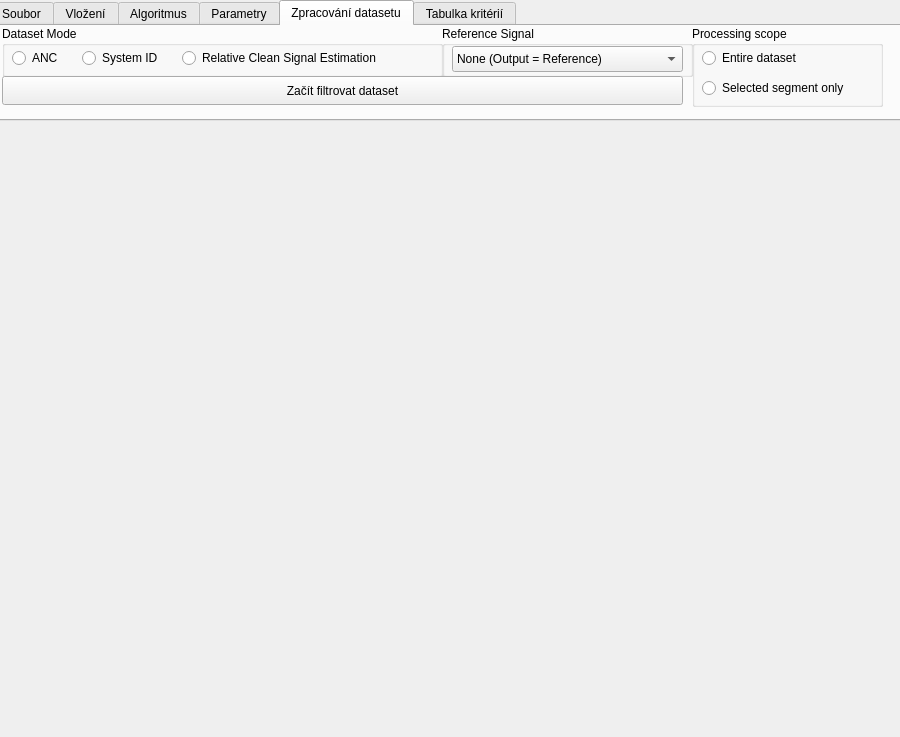
<?xml version="1.0" encoding="UTF-8"?>
<ui version="4.0">
 <class>Dialog</class>
 <widget class="QDialog" name="Dialog">
  <property name="geometry">
   <rect>
    <x>0</x>
    <y>0</y>
    <width>900</width>
    <height>737</height>
   </rect>
  </property>
  <property name="windowTitle">
   <string>Dialog</string>
  </property>
  <widget class="QTabWidget" name="tabWidget">
   <property name="geometry">
    <rect>
     <x>-10</x>
     <y>0</y>
     <width>921</width>
     <height>121</height>
    </rect>
   </property>
   <property name="currentIndex">
    <number>4</number>
   </property>
   <widget class="QWidget" name="tab">
    <attribute name="title">
     <string>Soubor</string>
    </attribute>
    <widget class="QPushButton" name="pushButton_SaveAll">
     <property name="geometry">
      <rect>
       <x>10</x>
       <y>0</y>
       <width>891</width>
       <height>41</height>
      </rect>
     </property>
     <property name="text">
      <string>Uložit celý jako ...</string>
     </property>
    </widget>
    <widget class="QPushButton" name="pushButton_SaveInput">
     <property name="geometry">
      <rect>
       <x>10</x>
       <y>40</y>
       <width>171</width>
       <height>41</height>
      </rect>
     </property>
     <property name="text">
      <string>Uložit input</string>
     </property>
    </widget>
    <widget class="QPushButton" name="pushButton_SaveOutput">
     <property name="geometry">
      <rect>
       <x>190</x>
       <y>40</y>
       <width>171</width>
       <height>41</height>
      </rect>
     </property>
     <property name="text">
      <string>Uložit Output</string>
     </property>
    </widget>
    <widget class="QPushButton" name="pushButton_SaveError">
     <property name="geometry">
      <rect>
       <x>370</x>
       <y>40</y>
       <width>171</width>
       <height>41</height>
      </rect>
     </property>
     <property name="text">
      <string>Uložit Error signal</string>
     </property>
    </widget>
    <widget class="QPushButton" name="pushButton_SaveFFT">
     <property name="geometry">
      <rect>
       <x>730</x>
       <y>40</y>
       <width>171</width>
       <height>41</height>
      </rect>
     </property>
     <property name="text">
      <string>Uložit FFT</string>
     </property>
    </widget>
    <widget class="QPushButton" name="pushButton_SaveMSE">
     <property name="geometry">
      <rect>
       <x>550</x>
       <y>40</y>
       <width>171</width>
       <height>41</height>
      </rect>
     </property>
     <property name="text">
      <string>Uložit MSE</string>
     </property>
    </widget>
   </widget>
   <widget class="QWidget" name="tab_3">
    <attribute name="title">
     <string>Vložení</string>
    </attribute>
    <widget class="QPushButton" name="pushButton_Load">
     <property name="geometry">
      <rect>
       <x>10</x>
       <y>0</y>
       <width>891</width>
       <height>41</height>
      </rect>
     </property>
     <property name="text">
      <string>Vložit signál z datasetu</string>
     </property>
    </widget>
    <widget class="QPushButton" name="pushButton_Reset">
     <property name="geometry">
      <rect>
       <x>10</x>
       <y>40</y>
       <width>891</width>
       <height>41</height>
      </rect>
     </property>
     <property name="text">
      <string>Resetovat signál</string>
     </property>
    </widget>
   </widget>
   <widget class="QWidget" name="tab_2">
    <attribute name="title">
     <string>Algoritmus</string>
    </attribute>
    <widget class="QPushButton" name="pushButton_LMS">
     <property name="geometry">
      <rect>
       <x>20</x>
       <y>10</y>
       <width>81</width>
       <height>26</height>
      </rect>
     </property>
     <property name="text">
      <string>LMS</string>
     </property>
    </widget>
    <widget class="QPushButton" name="pushButton_RLS">
     <property name="geometry">
      <rect>
       <x>160</x>
       <y>10</y>
       <width>81</width>
       <height>26</height>
      </rect>
     </property>
     <property name="text">
      <string>RLS</string>
     </property>
    </widget>
    <widget class="QPushButton" name="pushButton_NLMS">
     <property name="geometry">
      <rect>
       <x>20</x>
       <y>60</y>
       <width>81</width>
       <height>26</height>
      </rect>
     </property>
     <property name="text">
      <string>NLMS</string>
     </property>
    </widget>
    <widget class="QPushButton" name="pushButton_AP">
     <property name="geometry">
      <rect>
       <x>160</x>
       <y>60</y>
       <width>81</width>
       <height>26</height>
      </rect>
     </property>
     <property name="text">
      <string>AP</string>
     </property>
    </widget>
    <widget class="QPushButton" name="pushButton_SSLMS">
     <property name="geometry">
      <rect>
       <x>300</x>
       <y>10</y>
       <width>81</width>
       <height>26</height>
      </rect>
     </property>
     <property name="text">
      <string>SSLMS</string>
     </property>
    </widget>
    <widget class="QPushButton" name="pushButton_Llncosh">
     <property name="geometry">
      <rect>
       <x>300</x>
       <y>60</y>
       <width>81</width>
       <height>26</height>
      </rect>
     </property>
     <property name="text">
      <string>Llncosh</string>
     </property>
    </widget>
    <widget class="QPushButton" name="pushButton_GMCC">
     <property name="geometry">
      <rect>
       <x>450</x>
       <y>10</y>
       <width>81</width>
       <height>26</height>
      </rect>
     </property>
     <property name="text">
      <string>GMCC</string>
     </property>
    </widget>
    <widget class="QPushButton" name="pushButton_GNGD">
     <property name="geometry">
      <rect>
       <x>450</x>
       <y>60</y>
       <width>81</width>
       <height>26</height>
      </rect>
     </property>
     <property name="text">
      <string>GNCD</string>
     </property>
    </widget>
    <widget class="QPushButton" name="pushButton_Tune_parameters">
     <property name="geometry">
      <rect>
       <x>570</x>
       <y>10</y>
       <width>321</width>
       <height>41</height>
      </rect>
     </property>
     <property name="text">
      <string>Tune parameters</string>
     </property>
    </widget>
    <widget class="QCheckBox" name="checkBox_FFT">
     <property name="geometry">
      <rect>
       <x>580</x>
       <y>60</y>
       <width>301</width>
       <height>24</height>
      </rect>
     </property>
     <property name="text">
      <string>FFT in dB</string>
     </property>
    </widget>
   </widget>
   <widget class="QWidget" name="tab_4">
    <attribute name="title">
     <string>Parametry</string>
    </attribute>
    <widget class="QSlider" name="slider_nt">
     <property name="geometry">
      <rect>
       <x>60</x>
       <y>50</y>
       <width>121</width>
       <height>16</height>
      </rect>
     </property>
     <property name="orientation">
      <enum>Qt::Orientation::Horizontal</enum>
     </property>
    </widget>
    <widget class="QSlider" name="slider_fs">
     <property name="geometry">
      <rect>
       <x>180</x>
       <y>50</y>
       <width>121</width>
       <height>16</height>
      </rect>
     </property>
     <property name="orientation">
      <enum>Qt::Orientation::Horizontal</enum>
     </property>
    </widget>
    <widget class="QSlider" name="slider_f0">
     <property name="geometry">
      <rect>
       <x>300</x>
       <y>50</y>
       <width>121</width>
       <height>16</height>
      </rect>
     </property>
     <property name="orientation">
      <enum>Qt::Orientation::Horizontal</enum>
     </property>
    </widget>
    <widget class="QSlider" name="slider_T">
     <property name="geometry">
      <rect>
       <x>420</x>
       <y>50</y>
       <width>121</width>
       <height>16</height>
      </rect>
     </property>
     <property name="orientation">
      <enum>Qt::Orientation::Horizontal</enum>
     </property>
    </widget>
    <widget class="QSlider" name="slider_noise_mean">
     <property name="geometry">
      <rect>
       <x>540</x>
       <y>50</y>
       <width>121</width>
       <height>16</height>
      </rect>
     </property>
     <property name="orientation">
      <enum>Qt::Orientation::Horizontal</enum>
     </property>
    </widget>
    <widget class="QSlider" name="slider_noise_std">
     <property name="geometry">
      <rect>
       <x>660</x>
       <y>50</y>
       <width>121</width>
       <height>16</height>
      </rect>
     </property>
     <property name="orientation">
      <enum>Qt::Orientation::Horizontal</enum>
     </property>
    </widget>
    <widget class="QSlider" name="slider_seed">
     <property name="geometry">
      <rect>
       <x>780</x>
       <y>50</y>
       <width>121</width>
       <height>16</height>
      </rect>
     </property>
     <property name="orientation">
      <enum>Qt::Orientation::Horizontal</enum>
     </property>
    </widget>
    <widget class="QComboBox" name="comboBox_fs_unit">
     <property name="geometry">
      <rect>
       <x>200</x>
       <y>70</y>
       <width>93</width>
       <height>21</height>
      </rect>
     </property>
     <item>
      <property name="text">
       <string>Hz</string>
      </property>
     </item>
     <item>
      <property name="text">
       <string>kHz</string>
      </property>
     </item>
     <item>
      <property name="text">
       <string>MHz</string>
      </property>
     </item>
    </widget>
    <widget class="QComboBox" name="comboBox_T_unit">
     <property name="geometry">
      <rect>
       <x>440</x>
       <y>70</y>
       <width>93</width>
       <height>21</height>
      </rect>
     </property>
     <item>
      <property name="text">
       <string>s</string>
      </property>
     </item>
     <item>
      <property name="text">
       <string>ms</string>
      </property>
     </item>
     <item>
      <property name="text">
       <string>us</string>
      </property>
     </item>
    </widget>
    <widget class="QLabel" name="label">
     <property name="geometry">
      <rect>
       <x>70</x>
       <y>10</y>
       <width>101</width>
       <height>20</height>
      </rect>
     </property>
     <property name="text">
      <string>Taps</string>
     </property>
    </widget>
    <widget class="QLabel" name="label_2">
     <property name="geometry">
      <rect>
       <x>190</x>
       <y>10</y>
       <width>101</width>
       <height>20</height>
      </rect>
     </property>
     <property name="text">
      <string>fs</string>
     </property>
    </widget>
    <widget class="QLabel" name="label_3">
     <property name="geometry">
      <rect>
       <x>310</x>
       <y>10</y>
       <width>101</width>
       <height>20</height>
      </rect>
     </property>
     <property name="text">
      <string>f0</string>
     </property>
    </widget>
    <widget class="QLabel" name="label_4">
     <property name="geometry">
      <rect>
       <x>430</x>
       <y>10</y>
       <width>101</width>
       <height>20</height>
      </rect>
     </property>
     <property name="text">
      <string>T</string>
     </property>
    </widget>
    <widget class="QLabel" name="label_5">
     <property name="geometry">
      <rect>
       <x>550</x>
       <y>10</y>
       <width>101</width>
       <height>20</height>
      </rect>
     </property>
     <property name="text">
      <string>Noise mean</string>
     </property>
    </widget>
    <widget class="QLabel" name="label_6">
     <property name="geometry">
      <rect>
       <x>670</x>
       <y>10</y>
       <width>101</width>
       <height>20</height>
      </rect>
     </property>
     <property name="text">
      <string>Noise STD</string>
     </property>
    </widget>
    <widget class="QLabel" name="label_7">
     <property name="geometry">
      <rect>
       <x>790</x>
       <y>10</y>
       <width>101</width>
       <height>20</height>
      </rect>
     </property>
     <property name="text">
      <string>seed</string>
     </property>
    </widget>
    <widget class="QComboBox" name="comboBox_f0_unit">
     <property name="geometry">
      <rect>
       <x>320</x>
       <y>70</y>
       <width>93</width>
       <height>21</height>
      </rect>
     </property>
     <item>
      <property name="text">
       <string>Hz</string>
      </property>
     </item>
     <item>
      <property name="text">
       <string>kHz</string>
      </property>
     </item>
     <item>
      <property name="text">
       <string>MHz</string>
      </property>
     </item>
     <item>
      <property name="text">
       <string>GHz</string>
      </property>
     </item>
    </widget>
    <widget class="QLabel" name="label_8">
     <property name="geometry">
      <rect>
       <x>70</x>
       <y>70</y>
       <width>63</width>
       <height>20</height>
      </rect>
     </property>
     <property name="text">
      <string>nt</string>
     </property>
    </widget>
    <widget class="QPushButton" name="pushButton_Run">
     <property name="geometry">
      <rect>
       <x>10</x>
       <y>20</y>
       <width>41</width>
       <height>41</height>
      </rect>
     </property>
     <property name="text">
      <string>Run</string>
     </property>
    </widget>
    <widget class="QLineEdit" name="lineEdit_nt">
     <property name="geometry">
      <rect>
       <x>60</x>
       <y>30</y>
       <width>113</width>
       <height>20</height>
      </rect>
     </property>
    </widget>
    <widget class="QLineEdit" name="lineEdit_fs">
     <property name="geometry">
      <rect>
       <x>180</x>
       <y>30</y>
       <width>113</width>
       <height>20</height>
      </rect>
     </property>
    </widget>
    <widget class="QLineEdit" name="lineEdit_f0">
     <property name="geometry">
      <rect>
       <x>300</x>
       <y>30</y>
       <width>113</width>
       <height>20</height>
      </rect>
     </property>
    </widget>
    <widget class="QLineEdit" name="lineEdit_T">
     <property name="geometry">
      <rect>
       <x>420</x>
       <y>30</y>
       <width>113</width>
       <height>20</height>
      </rect>
     </property>
    </widget>
    <widget class="QLineEdit" name="lineEdit_Noise_mean">
     <property name="geometry">
      <rect>
       <x>540</x>
       <y>30</y>
       <width>113</width>
       <height>20</height>
      </rect>
     </property>
    </widget>
    <widget class="QLineEdit" name="lineEdit_Noise_std">
     <property name="geometry">
      <rect>
       <x>660</x>
       <y>30</y>
       <width>113</width>
       <height>20</height>
      </rect>
     </property>
    </widget>
    <widget class="QLineEdit" name="lineEdit_seed">
     <property name="geometry">
      <rect>
       <x>780</x>
       <y>30</y>
       <width>113</width>
       <height>20</height>
      </rect>
     </property>
    </widget>
   </widget>
   <widget class="QWidget" name="tab_5">
    <attribute name="title">
     <string>Zpracování datasetu</string>
    </attribute>
    <widget class="QGroupBox" name="Dataset_mode">
     <property name="geometry">
      <rect>
       <x>10</x>
       <y>0</y>
       <width>441</width>
       <height>51</height>
      </rect>
     </property>
     <property name="title">
      <string>Dataset Mode</string>
     </property>
     <widget class="QRadioButton" name="radioButton_ANC">
      <property name="geometry">
       <rect>
        <x>10</x>
        <y>20</y>
        <width>110</width>
        <height>24</height>
       </rect>
      </property>
      <property name="text">
       <string>ANC</string>
      </property>
     </widget>
     <widget class="QRadioButton" name="radioButton_SysID">
      <property name="geometry">
       <rect>
        <x>80</x>
        <y>20</y>
        <width>110</width>
        <height>24</height>
       </rect>
      </property>
      <property name="text">
       <string>System ID</string>
      </property>
     </widget>
     <widget class="QRadioButton" name="radioButton_RCSE">
      <property name="geometry">
       <rect>
        <x>180</x>
        <y>20</y>
        <width>251</width>
        <height>24</height>
       </rect>
      </property>
      <property name="text">
       <string>Relative Clean Signal Estimation</string>
      </property>
     </widget>
    </widget>
    <widget class="QGroupBox" name="groupBox">
     <property name="geometry">
      <rect>
       <x>450</x>
       <y>0</y>
       <width>251</width>
       <height>51</height>
      </rect>
     </property>
     <property name="title">
      <string>Reference Signal</string>
     </property>
     <widget class="QComboBox" name="comboReferenceSignal">
      <property name="geometry">
       <rect>
        <x>10</x>
        <y>20</y>
        <width>231</width>
        <height>26</height>
       </rect>
      </property>
      <item>
       <property name="text">
        <string>None (Output = Reference)</string>
       </property>
      </item>
      <item>
       <property name="text">
        <string>Sinusoidal (single tone)</string>
       </property>
      </item>
      <item>
       <property name="text">
        <string>Multi-tone</string>
       </property>
      </item>
      <item>
       <property name="text">
        <string>Delayed input</string>
       </property>
      </item>
     </widget>
    </widget>
    <widget class="QGroupBox" name="groupBox_2">
     <property name="geometry">
      <rect>
       <x>700</x>
       <y>0</y>
       <width>191</width>
       <height>81</height>
      </rect>
     </property>
     <property name="title">
      <string>Processing scope</string>
     </property>
     <widget class="QRadioButton" name="radioButton_EntireData">
      <property name="geometry">
       <rect>
        <x>10</x>
        <y>20</y>
        <width>121</width>
        <height>24</height>
       </rect>
      </property>
      <property name="text">
       <string>Entire dataset</string>
      </property>
     </widget>
     <widget class="QRadioButton" name="radioButton_SelectedSeg">
      <property name="geometry">
       <rect>
        <x>10</x>
        <y>50</y>
        <width>181</width>
        <height>24</height>
       </rect>
      </property>
      <property name="text">
       <string>Selected segment only</string>
      </property>
     </widget>
    </widget>
    <widget class="QPushButton" name="pushButton_Alg_on_data">
     <property name="geometry">
      <rect>
       <x>10</x>
       <y>50</y>
       <width>681</width>
       <height>29</height>
      </rect>
     </property>
     <property name="text">
      <string>Začít filtrovat dataset</string>
     </property>
    </widget>
   </widget>
   <widget class="QWidget" name="tab_9">
    <attribute name="title">
     <string>Tabulka kritérií</string>
    </attribute>
    <widget class="QTableWidget" name="tableWidget">
     <property name="geometry">
      <rect>
       <x>10</x>
       <y>0</y>
       <width>891</width>
       <height>81</height>
      </rect>
     </property>
     <row>
      <property name="text">
       <string>Hodnota</string>
      </property>
     </row>
     <column>
      <property name="text">
       <string>MSE</string>
      </property>
     </column>
     <column>
      <property name="text">
       <string>EMSE</string>
      </property>
     </column>
     <column>
      <property name="text">
       <string>Jmin</string>
      </property>
     </column>
     <column>
      <property name="text">
       <string>Misadj</string>
      </property>
     </column>
     <column>
      <property name="text">
       <string>SNR in</string>
      </property>
     </column>
     <column>
      <property name="text">
       <string>SNR out</string>
      </property>
     </column>
     <column>
      <property name="text">
       <string>ΔSNR</string>
      </property>
     </column>
     <column>
      <property name="text">
       <string>N90</string>
      </property>
     </column>
    </widget>
   </widget>
  </widget>
  <widget class="QWidget" name="widget_input" native="true">
   <property name="geometry">
    <rect>
     <x>0</x>
     <y>130</y>
     <width>441</width>
     <height>201</height>
    </rect>
   </property>
  </widget>
  <widget class="QWidget" name="widget_MSE" native="true">
   <property name="geometry">
    <rect>
     <x>0</x>
     <y>340</y>
     <width>441</width>
     <height>201</height>
    </rect>
   </property>
  </widget>
  <widget class="QWidget" name="widget_error" native="true">
   <property name="geometry">
    <rect>
     <x>450</x>
     <y>340</y>
     <width>441</width>
     <height>201</height>
    </rect>
   </property>
  </widget>
  <widget class="QWidget" name="widget_fft" native="true">
   <property name="geometry">
    <rect>
     <x>0</x>
     <y>550</y>
     <width>771</width>
     <height>181</height>
    </rect>
   </property>
  </widget>
  <widget class="QWidget" name="widget_output" native="true">
   <property name="geometry">
    <rect>
     <x>450</x>
     <y>130</y>
     <width>441</width>
     <height>201</height>
    </rect>
   </property>
  </widget>
  <widget class="QWidget" name="widget_legend" native="true">
   <property name="geometry">
    <rect>
     <x>770</x>
     <y>550</y>
     <width>120</width>
     <height>181</height>
    </rect>
   </property>
  </widget>
 </widget>
 <resources/>
 <connections/>
</ui>
